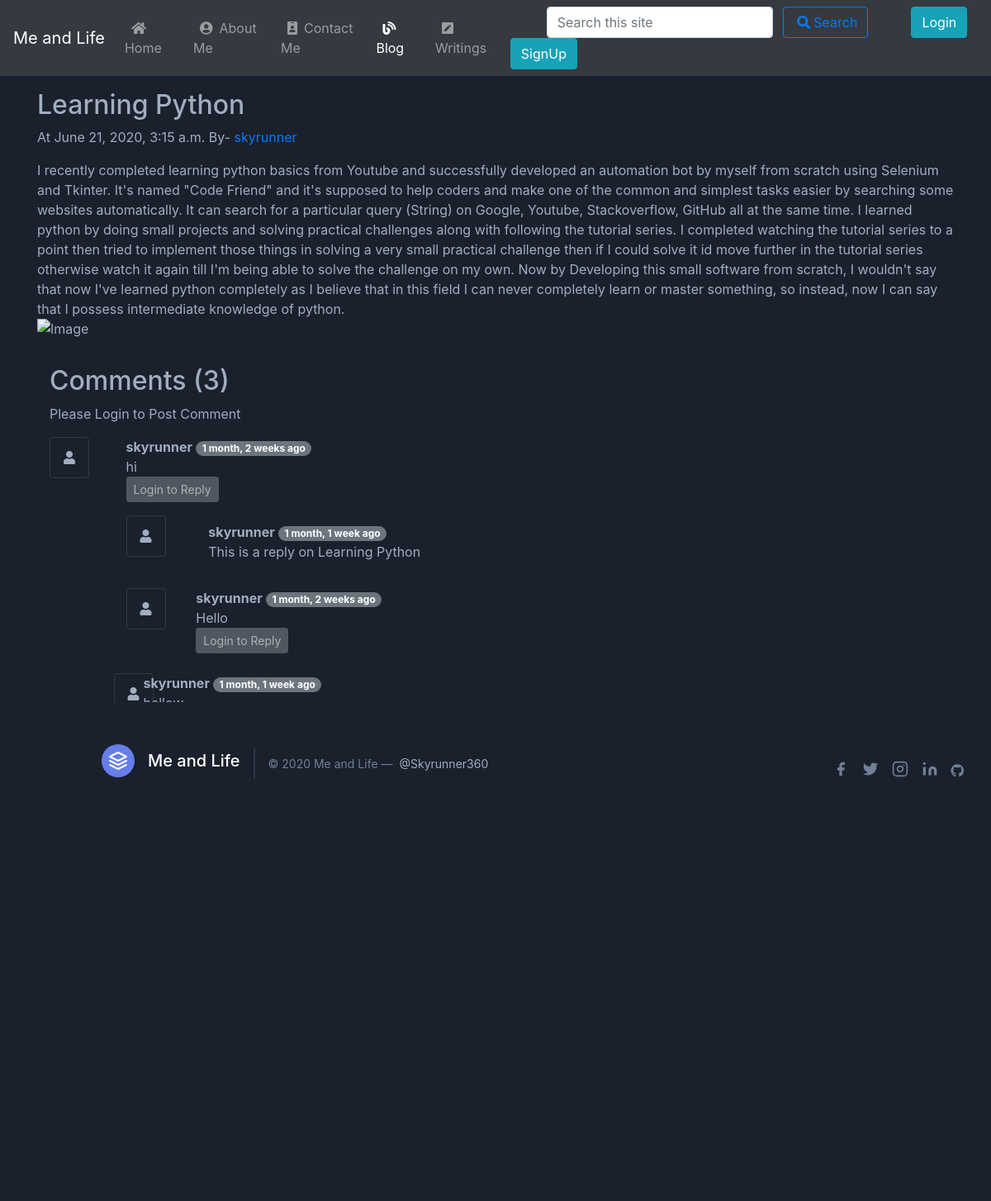
The app's page /blog/learning-python, older data.
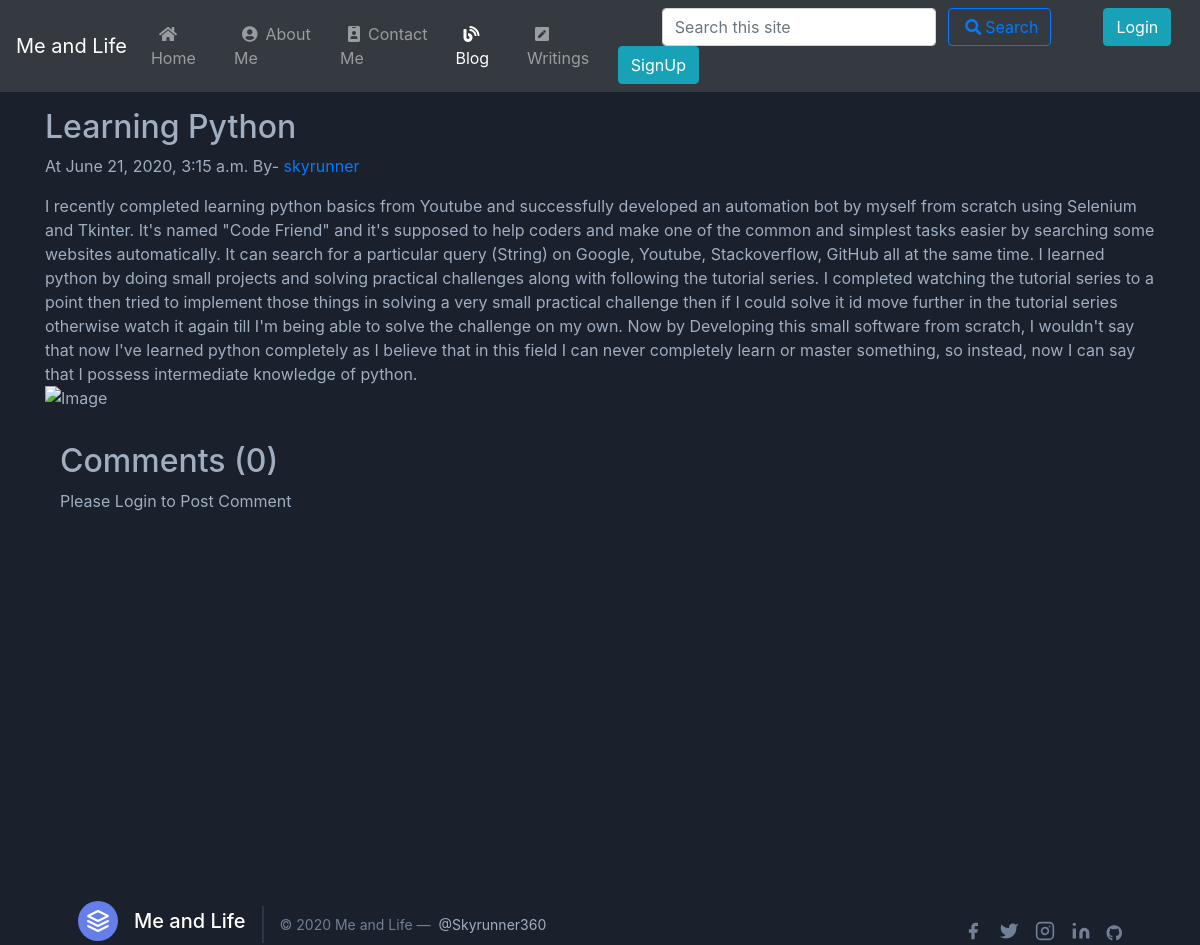
The same page, newer data.
### blog/models.py (models this page shows, shortened)
class BlogComment(models.Model):
    sno = models.AutoField(primary_key = True)
    comment = models.TextField()
    user = models.ForeignKey(User, on_delete=models.CASCADE)
    post = models.ForeignKey(Post, on_delete=models.CASCADE,null=True)
    tech = models.ForeignKey(Tech, on_delete=models.CASCADE,null=True)
    parent = models.ForeignKey('self', on_delete=models.CASCADE, null=True)
    timestamp = models.DateTimeField(default=now)

### blog/views.py (the view)
# urls.py: path('<str:slug>', views.blogPost, name="blogPost"),
def blogPost(request,slug):
    post = Post.objects.filter(slug=slug).first()
    tech = Tech.objects.filter(slug=slug).first()
    if post is None:
        tech.views = tech.views+1
        tech.save()
    else:
        post.views = post.views+1
        post.save()
    pcomments = BlogComment.objects.filter(post=post,parent=None)
    preplies = BlogComment.objects.filter(post=post).exclude(parent=None)
    preplyDict = {}
    for reply in preplies:
        if reply.parent.sno not in preplyDict.keys():
            preplyDict[reply.parent.sno] = [reply]
        else:
            preplyDict[reply.parent.sno].append(reply)
    tcomments = BlogComment.objects.filter(tech=tech,parent=None)
    treplies = BlogComment.objects.filter(tech=tech).exclude(parent=None)
    treplyDict = {}
    for reply in treplies:
        if reply.parent.sno not in treplyDict.keys():
            treplyDict[reply.parent.sno] = [reply]
        else:
            treplyDict[reply.parent.sno].append(reply)
    context = {'post': post,'tech': tech,'pcomments':pcomments,'tcomments':tcomments,'preplyDict':preplyDict,'treplyDict':treplyDict}
    return render(request,'blog/blogPost.html',context)

### writings/templatetags/extras.py (called while the page is built)
@register.filter(name='get_val')
def get_val(dict,key):
    return dict.get(key)

### templates/blog/blogPost.html (shortened to what the changed rows need)
{% extends 'base.html' %}
{% block body %}
{% load humanize %}
{% load extras %}
{% if post %}
<div class="text-gray-500 bg-gray-900 body-font pad">
<div class="blog-post container py-3">
<h2 class="blog-post-title" data-aos="fade-up"  data-aos-duration="3000">{{post.title}}</h2>
<p class="blog-post-meta">At {{post.timeStamp}} By- <a href="/about">{{post.author}}</a></p>
<div class="text-gray-500" data-aos="fade-down"  data-aos-duration="3000">{{post.content|wordwrap:100|safe}}</div>
 <div class="flex flex-wrap md:-m-2 -m-1">
      <div class="flex flex-wrap w-1/2">
        {% if post.img %}
        <div class="md:p-2 p-1 w-1/2">
          <img alt="gallery" data-aos="flip-left"  data-aos-duration="3000" class="w-full object-cover h-full object-center block" src="{{post.img.url}}">
        </div>{% endif %}
        {% if post.img2 %}
        <div class="md:p-2 p-1 w-1/2">
          <img alt="gallery" data-aos="flip-right"  data-aos-duration="3000" class="w-full object-cover h-full object-center block" src="{{post.img2.url}}">
        </div>{% endif %}
        {% if post.img3 %}
        <div class="md:p-2 p-1 w-full">
          <img alt="gallery" data-aos="flip-left"  data-aos-duration="3000" class="w-afull h-afull object-cover object-center block" src="{{post.img3.url}}">
        </div>{% endif %}
      </div>
      {% if post.img4 %}
      <div class="flex flex-wrap w-1/2">
        <div class="md:p-2 p-1 w-full">
          <img alt="gallery" data-aos="flip-right"  data-aos-duration="3000" class="w-full h-full object-cover object-center block" src="{{post.img4.url}}">
        </div>{% endif %}
        {% if post.img5 %}
        <div class="md:p-2 p-1 w-1/2">
          <img alt="gallery" data-aos="flip-left"  data-aos-duration="3000" class="w-full object-cover h-full object-center block" src="{{post.img5.url}}">
        </div>{% endif %}
        {% if post.img6 %}
        <div class="md:p-2 p-1 w-1/2">
          <img alt="gallery" data-aos="flip-right"  data-aos-duration="3000" class="w-full object-cover h-full object-center block" src="{{post.img6.url}}">
        </div>{% endif %}
      </div>
    </div>
    <div class="container">
    <div class="fb-like my-2 text-gray-500 bg-gray-900 body-font" data-href="http://skyrunner360.pythonanywhere.com" data-width="" data-layout="standard" data-action="like" data-size="small" data-share="true"></div><br>
    <h2>Comments ({{pcomments.count}})</h2>
    {% if user.is_authenticated %}
    <form action="/blog/postComment" method="post">{% csrf_token %}
  <div class="form-group">
    <label for="exampleInputEmail1">Post Comment</label>
    <input type="text" class="form-control" name="comment" placeholder ="Add a Comment">
  </div>
  <div class="form-group form-check">
    <input type="hidden" name="postSno" value="{{post.sno}}">
    <input type="hidden" name="parentSno" value="">
  </div>
  <button type="submit" class="btn btn-secondary" value="submit">Comment</button>
</form>
    {% else %}
    <p>Please Login to Post Comment</p>
    {% endif %}
{% for comment in pcomments %}
    <div class="row my-3">
    <div class="col-md-1"> <i class="fas fa-user rounded border border-dark p-3"></i></div>
    <div class="col-md-11">
    <b>{{comment.user.username}}</b> <span class="badge badge-pill badge-secondary">{{comment.timestamp|naturaltime}}</span>
    <div>{{comment.comment}}</div>
    {% comment %} Reply Section {% endcomment %}
    <div class="reply mx-0">
    {% if user.is_authenticated %}
  <button class="btn btn-sm btn-secondary" type="button" data-toggle="collapse" data-target="#replybox{{comment.sno}}" aria-expanded="false" aria-controls="replybox{{comment.sno}}">
    Reply
  </button>
<div class="collapse" id="replybox{{comment.sno}}">
  <div class="card card-body my-2 bg-secondary">
    <form action="/blog/postComment" method="post">{% csrf_token %}
  <div class="form-group">
    <label for="comment">Post A Reply</label>
    <input type="text" class="form-control" name="comment" placeholder ="Add a reply...">
    <input type="hidden" name="parentSno" value="{{comment.sno}}">
  </div>
  <div class="form-group form-check">
    <input type="hidden" name="postSno" value="{{post.sno}}">
  </div>
  <button type="submit" class="btn btn-sm btn-primary" value="submit">Reply</button>
</form>
  </div>
    </div>
    {% else %}
<button class="btn btn-sm btn-secondary disabled" type="button" data-toggle="collapse" data-target="#replybox{{comment.sno}}" aria-expanded="false" aria-controls="replybox{{comment.sno}}">
   Login to Reply
  </button>
    {% endif %}
    <div class="replies my-2">
{% for reply in preplyDict|get_val:comment.sno %}
<div class="row my-2">
<div class="col-md-1">
<i class="fas fa-user rounded border border-dark p-3 my-2"></i>
</div>
<div class="col-md-11 my-3">
<div class="col-md-11">
    <b>{{reply.user.username}}</b> <span class="badge badge-pill badge-secondary">{{reply.timestamp|naturaltime}}</span>
    <div>{{reply.comment}}</div>
</div>
</div>
{% endfor %}
</div>
    </div>
    </div>
{% endfor %}
</div>
</div>
{% else %}
<div class="text-gray-500 bg-gray-900 body-font pad">
<div class="blog-post container py-3">
<h2 class="blog-post-title" data-aos="fade-up"  data-aos-duration="3000">{{tech.title}}</h2>
<p class="blog-post-meta">At {{tech.timeStamp}} By- <a href="/about">{{tech.author}}</a></p>
<div class="text-gray-500" data-aos="fade-down"  data-aos-duration="3000">{{tech.content|wordwrap:100|safe}}</div>
{% if tech.img %}
<img data-aos="flip-left"  data-aos-duration="3000" src="{{tech.img.url}}" alt="Image">
{% else %}
<img data-aos="flip-left"  data-aos-duration="3000" src="https://source.unsplash.com/720x600/?computer,programming" alt="Image">
{% endif %}
<div class="container">
    <div class="fb-like my-2 text-gray-500 bg-gray-900 body-font" data-href="http://skyrunner360.pythonanywhere.com" data-width="" data-layout="standard" data-action="like" data-size="small" data-share="true"></div><br>
    <h2>Comments ({{tcomments.count}})</h2>
    {% if user.is_authenticated %}
    <form action="/blog/postComment" method="post">{% csrf_token %}
  <div class="form-group">
    <label for="exampleInputEmail1">Post Comment</label>
    <input type="text" class="form-control" name="comment" placeholder ="Add a Comment">
  </div>
  <div class="form-group form-check">
    <input type="hidden" name="techSno" value="{{tech.sno}}">
    <input type="hidden" name="parentSno" value="">
  </div>
  <button type="submit" class="btn btn-secondary" value="submit">Comment</button>
</form>
    {% else %}
    <p>Please Login to Post Comment</p>
    {% endif %}
{% for comment in tcomments %}
    <div class="row my-3">
    <div class="col-md-1"> <i class="fas fa-user rounded border border-dark p-3"></i></div>
    <div class="col-md-11">
    <b>{{comment.user.username}}</b> <span class="badge badge-pill badge-secondary">{{comment.timestamp | naturaltime}}</span>
    <div>{{comment.comment}}</div>
    <div class="reply mx-0">
    {% if user.is_authenticated %}
  <button class="btn btn-sm btn-secondary" type="button" data-toggle="collapse" data-target="#replybox{{comment.sno}}" aria-expanded="false" aria-controls="replybox{{comment.sno}}">
    Reply
  </button>
<div class="collapse" id="replybox{{comment.sno}}">
  <div class="card card-body my-2 bg-secondary">
    <form action="/blog/postComment" method="post">{% csrf_token %}
  <div class="form-group">
    <label for="comment">Post A Reply</label>
    <input type="text" class="form-control" name="comment" placeholder ="Add a reply...">
    <input type="hidden" name="parentSno" value="{{comment.sno}}">
  </div>
  <div class="form-group form-check">
    <input type="hidden" name="techSno" value="{{tech.sno}}">
  </div>
  <button type="submit" class="btn btn-sm btn-primary" value="submit">Reply</button>
</form>
  </div>
    </div>
    {% else %}
<button class="btn btn-sm btn-secondary disabled" type="button" data-toggle="collapse" data-target="#replybox{{comment.sno}}" aria-expanded="false" aria-controls="replybox{{comment.sno}}">
   Login to Reply
  </button>
    {% endif %}
    <div class="replies my-2">
{% for reply in treplyDict|get_val:comment.sno %}
<div class="row my-2">
<div class="col-md-1">
<i class="fas fa-user rounded border border-dark p-3 my-2"></i>
</div>
<div class="col-md-11 my-3">
<div class="col-md-11">
    <b>{{reply.user.username}}</b> <span class="badge badge-pill badge-secondary">{{reply.timestamp|naturaltime}}</span>
    <div>{{reply.comment}}</div>
</div>
</div>
{% endfor %}
</div>
    </div>
    </div>
{% endfor %}
</div>
</div>
</div>
{% endif %}
{% endblock body %}

Row changes from the older to the newer data that the page shows:
removed BlogComment: user.username "skyrunner", timestamp "1 month, 2 weeks ago", comment "hi", shown under "Comments (3)"
removed BlogComment: user.username "skyrunner", timestamp "1 month, 1 week ago", comment "This is a reply on Learning Python"
removed BlogComment: user.username "skyrunner", timestamp "1 month, 2 weeks ago", comment "Hello", shown under "Comments (3)"
removed BlogComment: user.username "skyrunner", timestamp "1 month, 1 week ago", shown under "Comments (3)"
Text that changed along with them:
{{ tcomments.count }}: "3" → "0"
